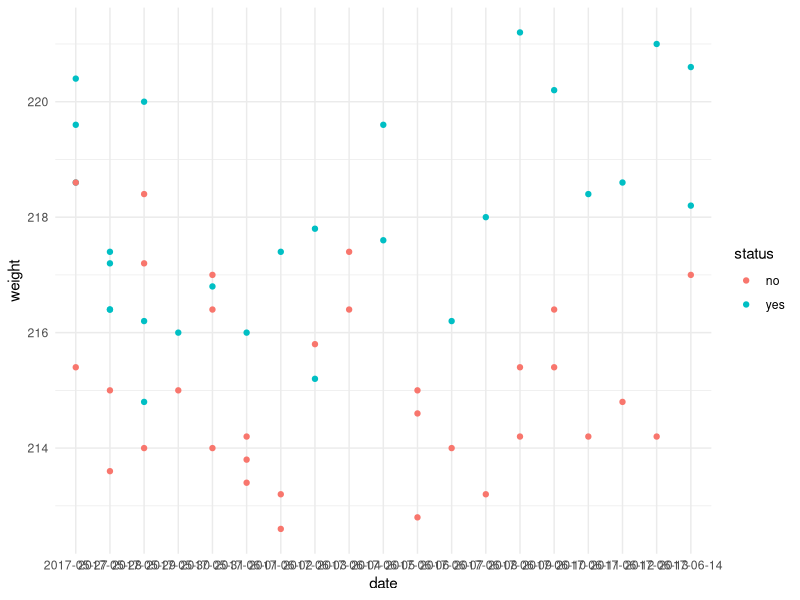

R code for this plot:
library(ggplot2)

data <- read.csv(file="weights.csv", header=TRUE, sep=",")
ggplot(data, aes(date, weight)) +
  geom_point(aes(colour=status)) +
  theme_minimal()
  